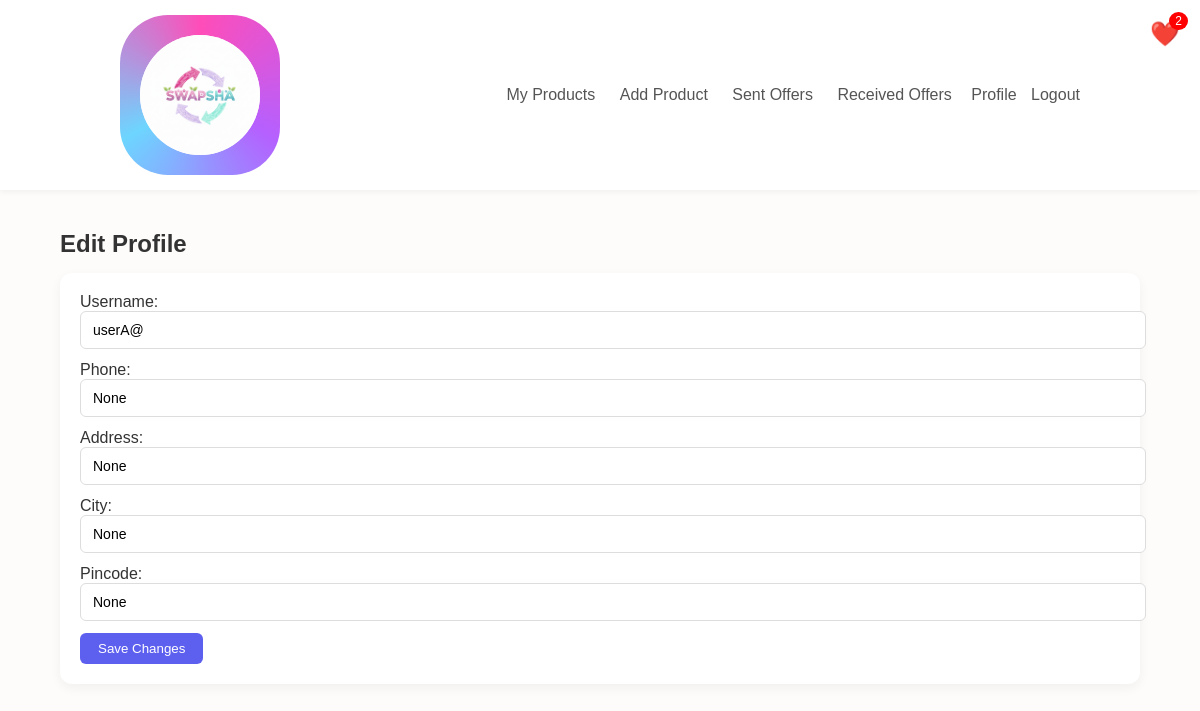
The app's page /accounts/profile/edit/ (signed in) with its own data.
### accounts/models.py (models this page shows, shortened)
class Profile(models.Model):
    user = models.OneToOneField(User, on_delete=models.CASCADE)
    phone = models.CharField(max_length=15, blank=True, null=True)
    address = models.CharField(max_length=255, blank=True, null=True)
    city = models.CharField(max_length=100, blank=True, null=True)
    pincode = models.CharField(max_length=10, blank=True, null=True)
    created_at = models.DateTimeField(auto_now_add=True)

### accounts/views.py (the view, shortened to what this page needs)
# urls.py: path('profile/edit/', views.edit_profile, name='edit_profile'),
@login_required
def edit_profile(request):
    profile = Profile.objects.get(user=request.user)
    user = request.user
    return render(request, "accounts/edit_profile.html", {"profile": profile})

### templates/accounts/edit_profile.html (shortened to what this page needs)
{% extends 'base.html' %}
{% block content %}
<h2>Edit Profile</h2>
<form method="POST">
    <label>Username:</label>
    <input type="text" name="username" value="{{ profile.user.username }}" required><br>
    <label>Phone:</label>
    <input type="text" name="phone" value="{{ profile.phone }}"><br>
    <label>Address:</label>
    <input type="text" name="address" value="{{ profile.address }}"><br>
    <label>City:</label>
    <input type="text" name="city" value="{{ profile.city }}"><br>
    <label>Pincode:</label>
    <input type="text" name="pincode" value="{{ profile.pincode }}"><br>
    <button type="submit" class="btn">Save Changes</button>
</form>
{% endblock %}

### templates/base.html (shortened to what this page needs)
{% load static %}
<!DOCTYPE html>
<html lang="en">
<head>
    <link rel="stylesheet" href="{% static 'css/styles.css' %}">
</head>
<body>
    <nav class="navbar">
        <div class="logo">
    <a href="{% url 'home' %}" style="display:flex; align-items:center;">
        <div style="
            height:140px;
            width:140px;
            border-radius:30%;
            background: conic-gradient(
                #ff4db8,
                #b560ff,
                #6dd5ff,
                #ff4db8
            );
            padding:10px;
            display:flex;
            justify-content:center;
            align-items:center;
        ">
            <img src="{% static 'images/logo.png' %}"
                alt="Swapsha Logo"
                style="
                    height:120px;
                    width:120px;
                    border-radius:50%;
                    object-fit:cover;
                    background:white;
                ">
        </div>
    </a>
</div>
        <div class="nav-links">
            <a href="{% url 'my_products' %}">My Products</a>
            <a href="{% url 'add_product' %}">Add Product</a>
            <a href="{% url 'sent_offers' %}">Sent Offers</a>
    <a href="{% url 'received_offers' %}">
        Received Offers
    </a>
            {% if user.is_authenticated %}
                <div class="wishlist-icon">
                <a href="{% url 'wishlist' %}" style="position: relative; display: inline-block; font-size: 24px; color: #333;">
                ❤️
            <span id="wishlistCount"
                style="position: absolute; top: -8px; right: -8px; background:red; color:white; border-radius:50%; padding: 2px 6px; font-size:12px;">
            {{ request.user.favorites.count }}
            </span>
    </a>
</div>
{% endif %}
            {% if request.user.is_authenticated %}
                <a href="{% url 'profile' %}" style="margin-left:15px;">Profile</a>
                <a href="{% url 'logout' %}" style="margin-left:10px;">Logout</a>
            {% else %}
                <a href="{% url 'login' %}" style="margin-left:15px;">Login</a>
                <a href="{% url 'register' %}" style="margin-left:10px;">Register</a>
            {% endif %}
        </div>
    </nav>
    <div class="container">
        {% block content %}
        {% endblock %}
    </div>
</body>
</html>

### static/css/styles.css (style rules this page uses)
body { font-family: 'Poppins', sans-serif; background-color: #fefcfb; color: #333; margin: 0; padding: 0; }
a { text-decoration: none; color: #333; }
h1, h2, h3, h4, h5, h6 { font-weight: 600; margin-bottom: 10px; }
.container { width: 90%; max-width: 1200px; margin: 0 auto; padding: 20px 0; }
.navbar { display: flex; justify-content: space-between; align-items: center; background-color: #fff; padding: 15px 10%; box-shadow: 0 2px 6px rgba(0,0,0,0.05); position: sticky; top: 0; z-index: 100; }
.navbar .logo a { font-size: 24px; font-weight: 700; color: #5D5FEF; }
.navbar .nav-links a { margin-left: 20px; font-weight: 500; color: #555; transition: color 0.3s; }
.btn { background-color: #5D5FEF; color: #fff; padding: 8px 18px; border: none; border-radius: 6px; font-weight: 500; cursor: pointer; transition: background 0.3s; }
form { background-color: #fff; padding: 20px; border-radius: 12px; box-shadow: 0 4px 12px rgba(0,0,0,0.05); margin-top: 15px; }
form input, form textarea, form select { width: 100%; padding: 10px 12px; margin-bottom: 12px; border: 1px solid #ddd; border-radius: 6px; font-size: 14px; }
form button { width: fit-content; }
img { display: block; max-width: 100%; }
.wishlist-icon { position: fixed; top: 20px; right: 20px; z-index: 1000; cursor: pointer; transition: transform 0.2s ease; }

### records on screen
Profile: username "userA@", phone "None", address "None", city "None", pincode "None"

### other values on screen
{{ request.user.favorites.count }} "2"
